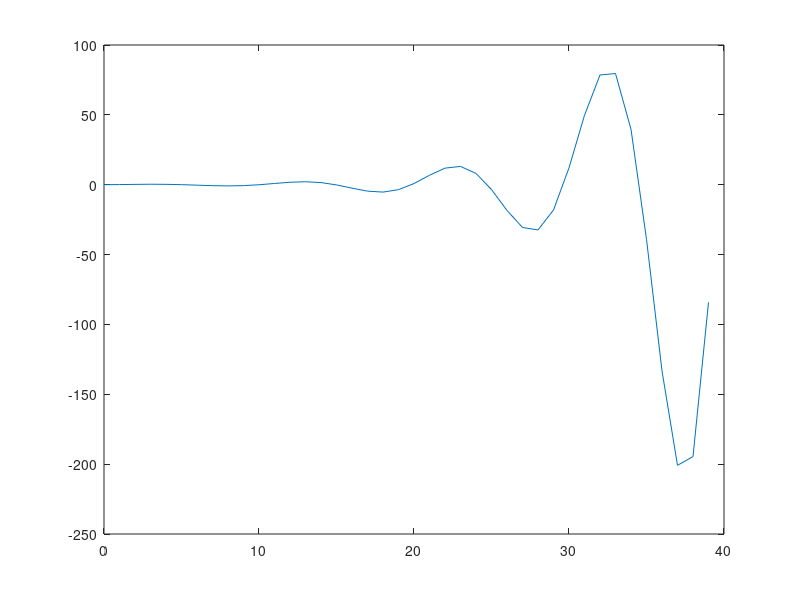

MATLAB code to generate this figure:
% Filter Coefficients
b = [0.0186,0.0743,0.1114,0.0743,0.0186];
a = [1,-1.5704,1.2756,-0.4844,0.762];

[h,t] = impz(b,a,40);
figure(1);
plot(t,h);

